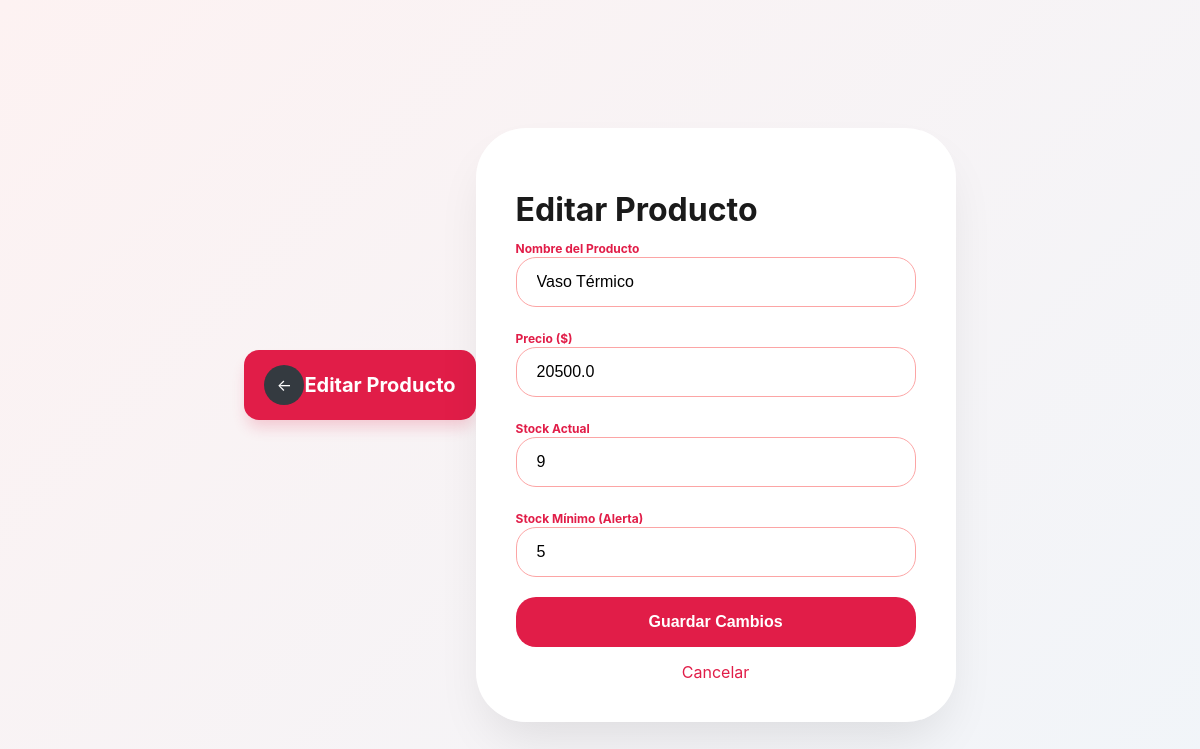
The page /editar/3 (signed in) on the database as committed earlier.
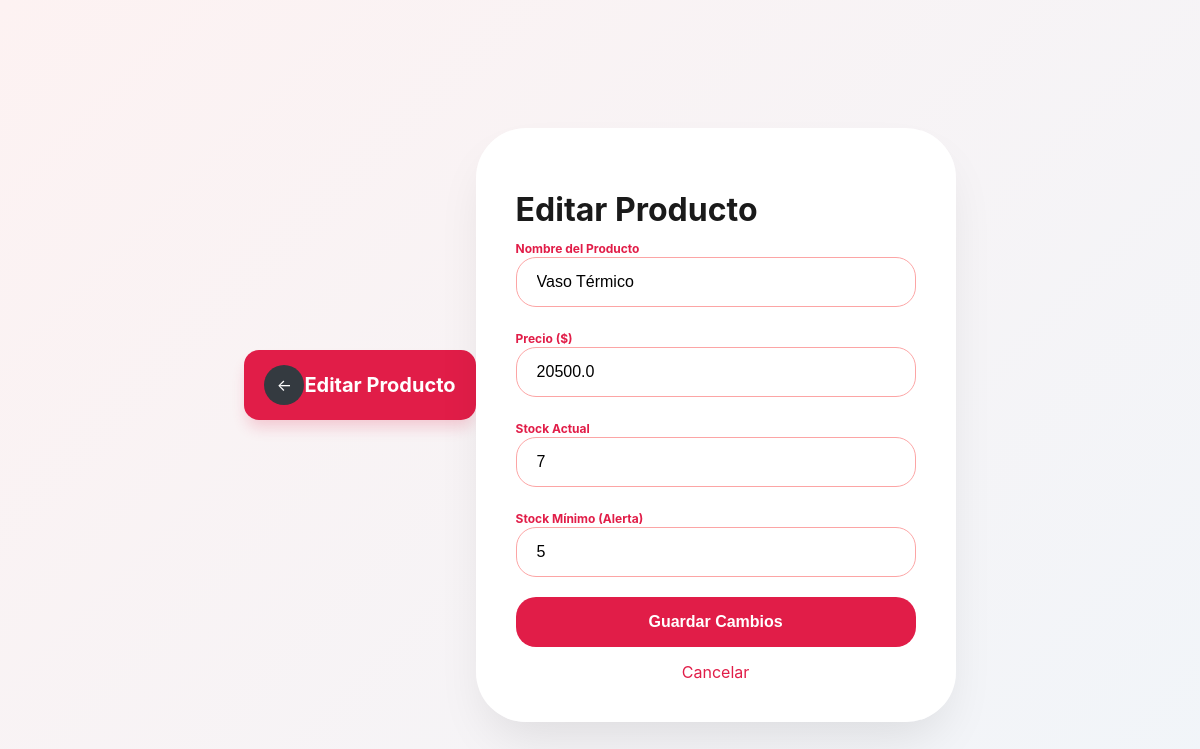
The same page on the database as committed later.
### tables this page shows
CREATE TABLE productos (
            id INTEGER PRIMARY KEY AUTOINCREMENT,
            nombre TEXT NOT NULL,
            stock INTEGER NOT NULL,
            stock_minimo INTEGER NOT NULL,
            precio REAL NOT NULL
        , categoria TEXT DEFAULT 'General');

### main.py (the view, shortened to what this page needs)
@app.route('/editar/<int:id>', methods=['GET', 'POST'])
@login_required
def editar(id):
    conn = conectar()
    producto = conn.execute('SELECT * FROM productos WHERE id = ?', (id,)).fetchone()
    conn.close()
    return render_template('editar.html', p=producto)

### main.py (called while the page is built)
@login_manager.user_loader
def load_user(user_id):
    return User(user_id)

def conectar():
    base_dir = os.path.abspath(os.path.dirname(__file__))
    db_path = os.path.join(base_dir, 'libreria.db')
    conn = sqlite3.connect(db_path)
    conn.row_factory = sqlite3.Row
    return conn

### templates/editar.html (shortened to what this page needs)
<!DOCTYPE html>
<html lang="es">
<head>
    <link rel="stylesheet" href="{{ url_for('static', filename='css/style.css') }}">
</head>
<header class="header-hada">
    <div style="display: flex; align-items: center;">
        <a href="/" class="btn-volver">←</a>
        <h1 style="margin:0; font-size: 20px;">Editar Producto</h1>
    </div>
</header>
<body class="auth-body">
    <div class="auth-card" style="height: auto; padding: 40px; margin-top: 50px;">
        <h1 class="auth-title">Editar Producto</h1>
        <form action="/editar/{{ p.id }}" method="POST">
            <div class="auth-input-group">
                <label style="font-size: 12px; font-weight: bold; color: var(--rojo-hada);">Nombre del Producto</label>
                <input type="text" name="nombre" class="auth-input" value="{{ p.nombre }}" required>
            </div>
            <div class="auth-input-group">
                <label style="font-size: 12px; font-weight: bold; color: var(--rojo-hada);">Precio ($)</label>
                <input type="number" step="0.01" name="precio" class="auth-input" value="{{ p.precio }}" required>
            </div>
            <div class="auth-input-group">
                <label style="font-size: 12px; font-weight: bold; color: var(--rojo-hada);">Stock Actual</label>
                <input type="number" name="stock" class="auth-input" value="{{ p.stock }}" required>
            </div>
            <div class="auth-input-group">
                <label style="font-size: 12px; font-weight: bold; color: var(--rojo-hada);">Stock Mínimo (Alerta)</label>
                <input type="number" name="stock_minimo" class="auth-input" value="{{ p.stock_minimo }}" required>
            </div>
            <button type="submit" class="auth-btn">Guardar Cambios</button>
            <a href="/" style="display:block; text-align:center; margin-top:15px; color:var(--rojo-hada); text-decoration:none;">Cancelar</a>
        </form>
    </div>
</body>
</html>

Rows that differ between the two databases and show on the page:
changed productos "Vaso Térmico": stock "9" → "7"
